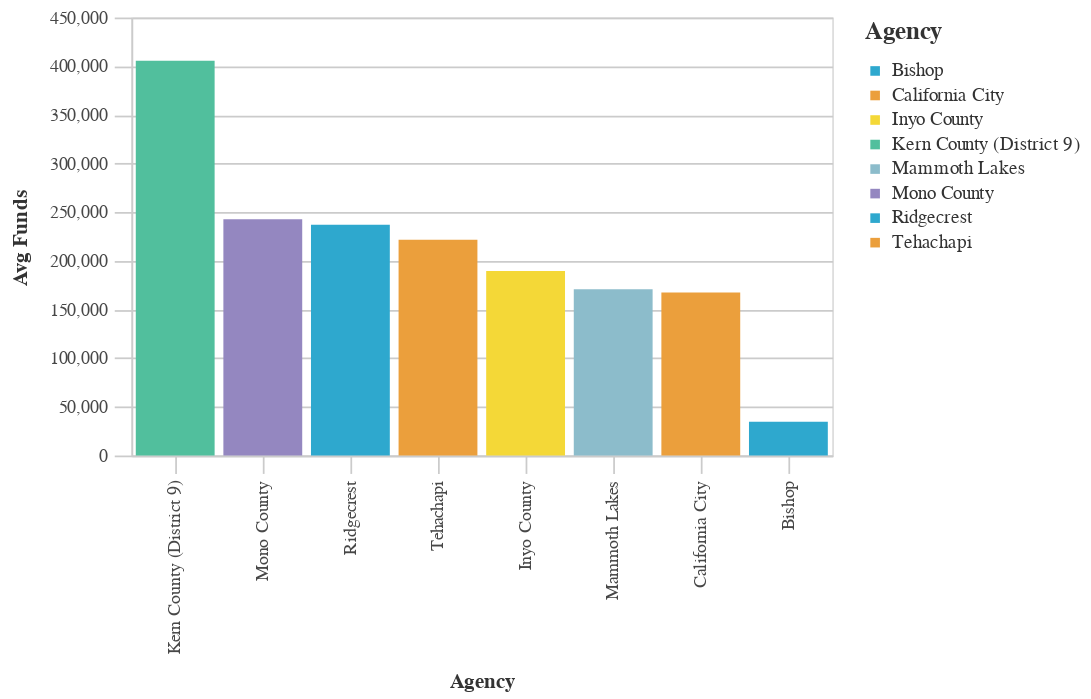

The cell this chart's notebook holds for it:
### Code cell
#Bar chart Bottom Average Total Requested Funds by Agency
avg_funds_bottom = (df>>group_by(_.primary_agency_name)>>summarize(avg_funds=_.adjusted_total_requested.mean())>>arrange(-_.avg_funds)).tail(50)

chart5=( _dla_utils_reports.basic_bar_chart_no_save((avg_funds_bottom.tail(40)), 'primary_agency_name','avg_funds', 'primary_agency_name', district))
    
display(HTML("<h4><strong>Lowest Average Total Funds by Agency ($2021)</strong></h4>"))
display(chart5)

### Figure 1 — Vega-Lite specification as saved in the notebook (floating-point values rounded to 4 significant figures)
{"config": {"view": {"continuousWidth": 400, "continuousHeight": 300}, "axis": {"domainColor": "#cbcbcb", "grid": true, "gridColor": "#cbcbcb", "gridWidth": 1, "labelColor": "#474747", "labelFont": "Nunito Sans", "labelFontSize": 10, "labelPadding": 4, "tickColor": "#cbcbcb", "tickSize": 10, "titleColor": "#333", "titleFont": "Raleway", "titleFontSize": 12, "titlePadding": 10}, "axisBand": {"grid": false}, "background": "white", "font": "Raleway", "header": {"labelFont": "Nunito Sans", "titleFont": "Raleway"}, "legend": {"labelColor": "#333", "labelFont": "Nunito Sans", "labelFontSize": 11, "labelLimit": 0, "padding": 1, "symbolSize": 30, "symbolType": "square", "titleColor": "#333", "titleFont": "Raleway", "titleFontSize": 14, "titlePadding": 10}, "title": {"anchor": "middle", "font": "Raleway", "fontSize": 18, "fontWeight": 300, "offset": 20}}, "data": {"name": "data-6b802038f427a885948896cd8254ffa8"}, "mark": "bar", "encoding": {"color": {"field": "primary_agency_name", "legend": {"symbolLimit": 10, "title": "Agency"}, "scale": {"range": ["#2EA8CE", "#EB9F3C", "#F4D837", "#51BF9D", "#8CBCCB", "#9487C0"]}, "type": "nominal"}, "tooltip": [{"field": "primary_agency_name", "type": "nominal"}, {"field": "avg_funds", "type": "quantitative"}], "x": {"field": "primary_agency_name", "sort": "-y", "title": "Agency", "type": "nominal"}, "y": {"field": "avg_funds", "title": "Avg Funds", "type": "quantitative"}}, "height": 250, "width": 400, "$schema": "https://vega.github.io/schema/vega-lite/v4.17.0.json", "datasets": {"data-6b802038f427a885948896cd8254ffa8": [{"primary_agency_name": "Kern County (District 9)", "avg_funds": 405500.0}, {"primary_agency_name": "Mono County", "avg_funds": 242600.0}, {"primary_agency_name": "Ridgecrest", "avg_funds": 237200.0}, {"primary_agency_name": "Tehachapi", "avg_funds": 221700.0}, {"primary_agency_name": "Inyo County", "avg_funds": 189500.0}, {"primary_agency_name": "Mammoth Lakes", "avg_funds": 170900.0}, {"primary_agency_name": "California City", "avg_funds": 167500.0}, {"primary_agency_name": "Bishop", "avg_funds": 34700.0}]}}
